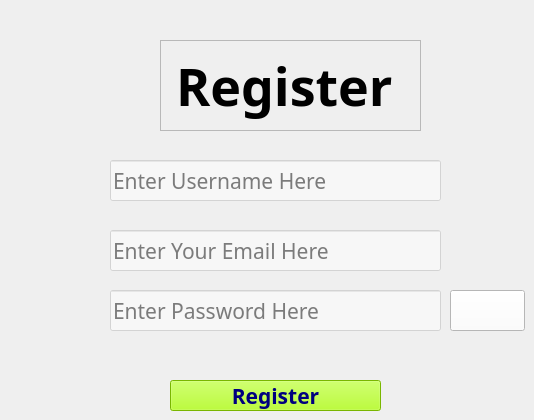
    <widget class="QWidget" name="tab_3">
     <attribute name="title">
      <string>صفحة</string>
     </attribute>
     <widget class="QLineEdit" name="lineEdit_5">
      <property name="geometry">
       <rect>
        <x>110</x>
        <y>230</y>
        <width>331</width>
        <height>41</height>
       </rect>
      </property>
      <property name="font">
       <font>
        <family>Questv1</family>
        <pointsize>16</pointsize>
        <weight>50</weight>
        <bold>false</bold>
       </font>
      </property>
      <property name="toolTip">
       <string/>
      </property>
      <property name="whatsThis">
       <string/>
      </property>
      <property name="styleSheet">
       <string notr="true">background-color: rgb(255, 255, 255,0.5);
</string>
      </property>
      <property name="locale">
       <locale language="English" country="UnitedStates"/>
      </property>
      <property name="text">
       <string/>
      </property>
      <property name="placeholderText">
       <string>Enter Your Email Here</string>
      </property>
     </widget>
     <widget class="QLabel" name="label_5">
      <property name="geometry">
       <rect>
        <x>160</x>
        <y>40</y>
        <width>261</width>
        <height>91</height>
       </rect>
      </property>
      <property name="font">
       <font>
        <family>Poppins</family>
        <pointsize>39</pointsize>
        <weight>75</weight>
        <italic>false</italic>
        <bold>true</bold>
        <underline>false</underline>
       </font>
      </property>
      <property name="mouseTracking">
       <bool>false</bool>
      </property>
      <property name="styleSheet">
       <string notr="true"/>
      </property>
      <property name="frameShape">
       <enum>QFrame::StyledPanel</enum>
      </property>
      <property name="frameShadow">
       <enum>QFrame::Raised</enum>
      </property>
      <property name="lineWidth">
       <number>1</number>
      </property>
      <property name="midLineWidth">
       <number>1</number>
      </property>
      <property name="text">
       <string>Register</string>
      </property>
     </widget>
     <widget class="QLineEdit" name="lineEdit_6">
      <property name="geometry">
       <rect>
        <x>110</x>
        <y>290</y>
        <width>331</width>
        <height>41</height>
       </rect>
      </property>
      <property name="font">
       <font>
        <family>Questv1</family>
        <pointsize>16</pointsize>
        <weight>50</weight>
        <bold>false</bold>
       </font>
      </property>
      <property name="toolTip">
       <string/>
      </property>
      <property name="whatsThis">
       <string/>
      </property>
      <property name="layoutDirection">
       <enum>Qt::LeftToRight</enum>
      </property>
      <property name="styleSheet">
       <string notr="true">background-color: rgb(255, 255, 255,0.5);</string>
      </property>
      <property name="locale">
       <locale language="English" country="UnitedStates"/>
      </property>
      <property name="text">
       <string/>
      </property>
      <property name="echoMode">
       <enum>QLineEdit::Password</enum>
      </property>
      <property name="readOnly">
       <bool>false</bool>
      </property>
      <property name="placeholderText">
       <string>Enter Password Here</string>
      </property>
     </widget>
     <widget class="QPushButton" name="pushButton_10">
      <property name="geometry">
       <rect>
        <x>170</x>
        <y>380</y>
        <width>211</width>
        <height>31</height>
       </rect>
      </property>
      <property name="font">
       <font>
        <family>ResotEDream</family>
        <pointsize>16</pointsize>
        <weight>75</weight>
        <bold>true</bold>
       </font>
      </property>
      <property name="styleSheet">
       <string notr="true">background-color: rgb(170, 255, 0);
color: rgb(0, 0, 127);</string>
      </property>
      <property name="text">
       <string>Register</string>
      </property>
     </widget>
     <widget class="QLineEdit" name="lineEdit_7">
      <property name="geometry">
       <rect>
        <x>110</x>
        <y>160</y>
        <width>331</width>
        <height>41</height>
       </rect>
      </property>
      <property name="font">
       <font>
        <family>Questv1</family>
        <pointsize>16</pointsize>
        <weight>50</weight>
        <bold>false</bold>
       </font>
      </property>
      <property name="toolTip">
       <string/>
      </property>
      <property name="whatsThis">
       <string/>
      </property>
      <property name="styleSheet">
       <string notr="true">background-color: rgb(255, 255, 255,0.5);</string>
      </property>
      <property name="locale">
       <locale language="English" country="UnitedStates"/>
      </property>
      <property name="placeholderText">
       <string>Enter Username Here</string>
      </property>
     </widget>
     <widget class="QPushButton" name="pushButton_11">
      <property name="geometry">
       <rect>
        <x>450</x>
        <y>290</y>
        <width>75</width>
        <height>41</height>
       </rect>
      </property>
      <property name="font">
       <font>
        <family>ResotEDream</family>
        <pointsize>10</pointsize>
        <weight>75</weight>
        <bold>true</bold>
       </font>
      </property>
      <property name="styleSheet">
       <string notr="true">background-color: rgb(255, 255, 255);</string>
      </property>
      <property name="text">
       <string/>
      </property>
      <property name="icon">
       <iconset>
        <normaloff>bin/show.ico</normaloff>bin/show.ico</iconset>
      </property>
      <property name="iconSize">
       <size>
        <width>50</width>
        <height>50</height>
       </size>
      </property>
     </widget>
    </widget>
